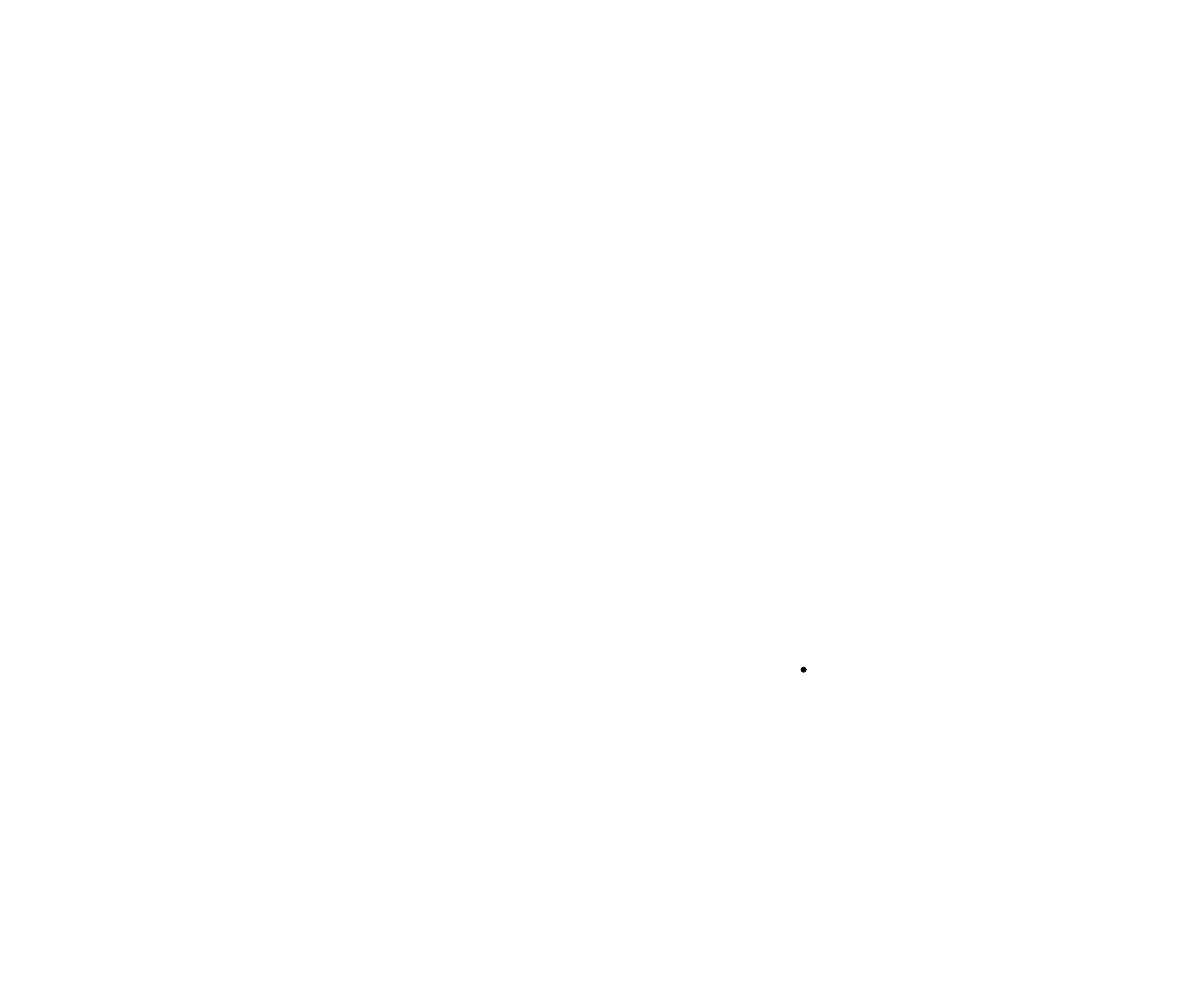
Frame 1 (no input)
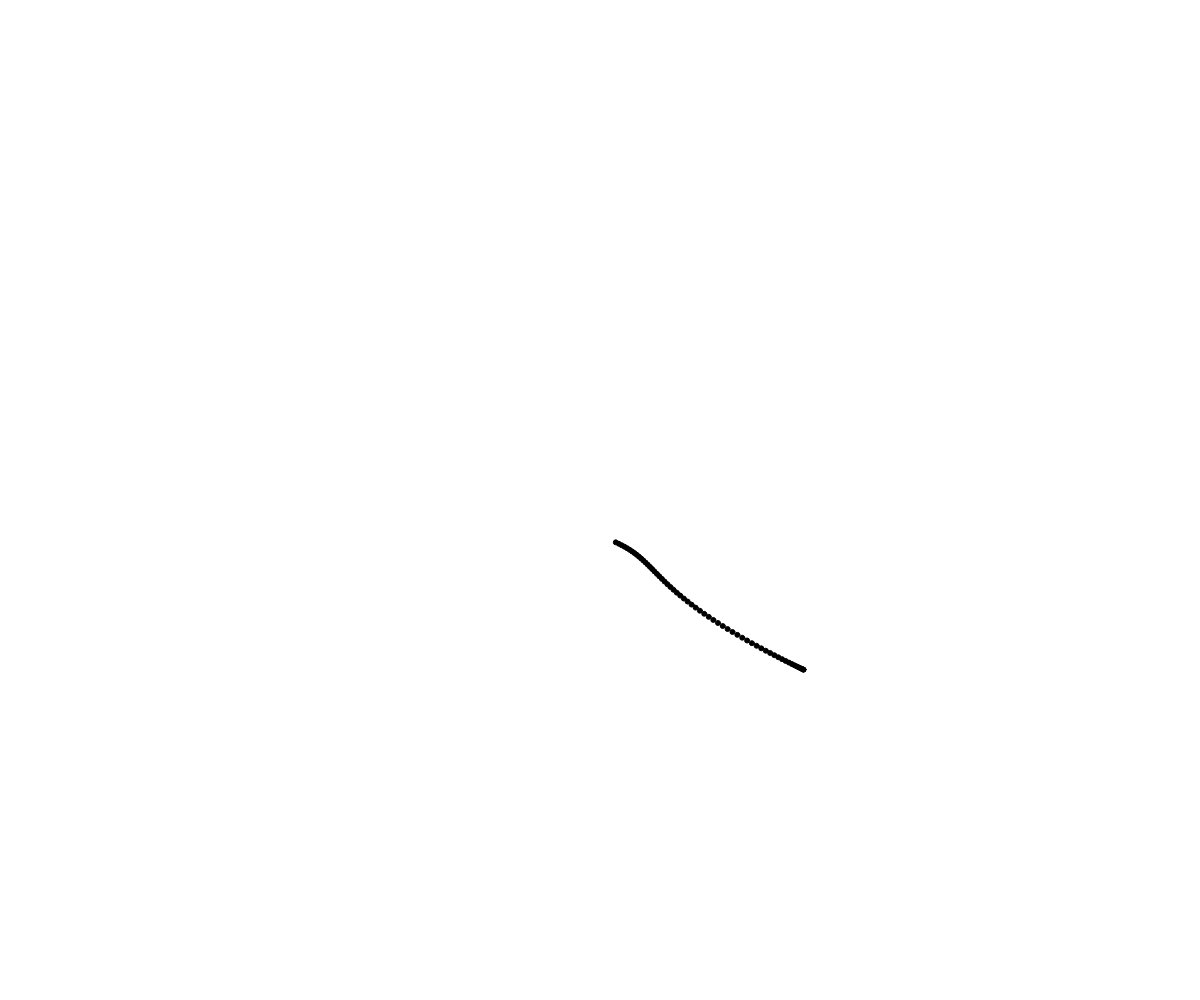
Frame 60 (no input)
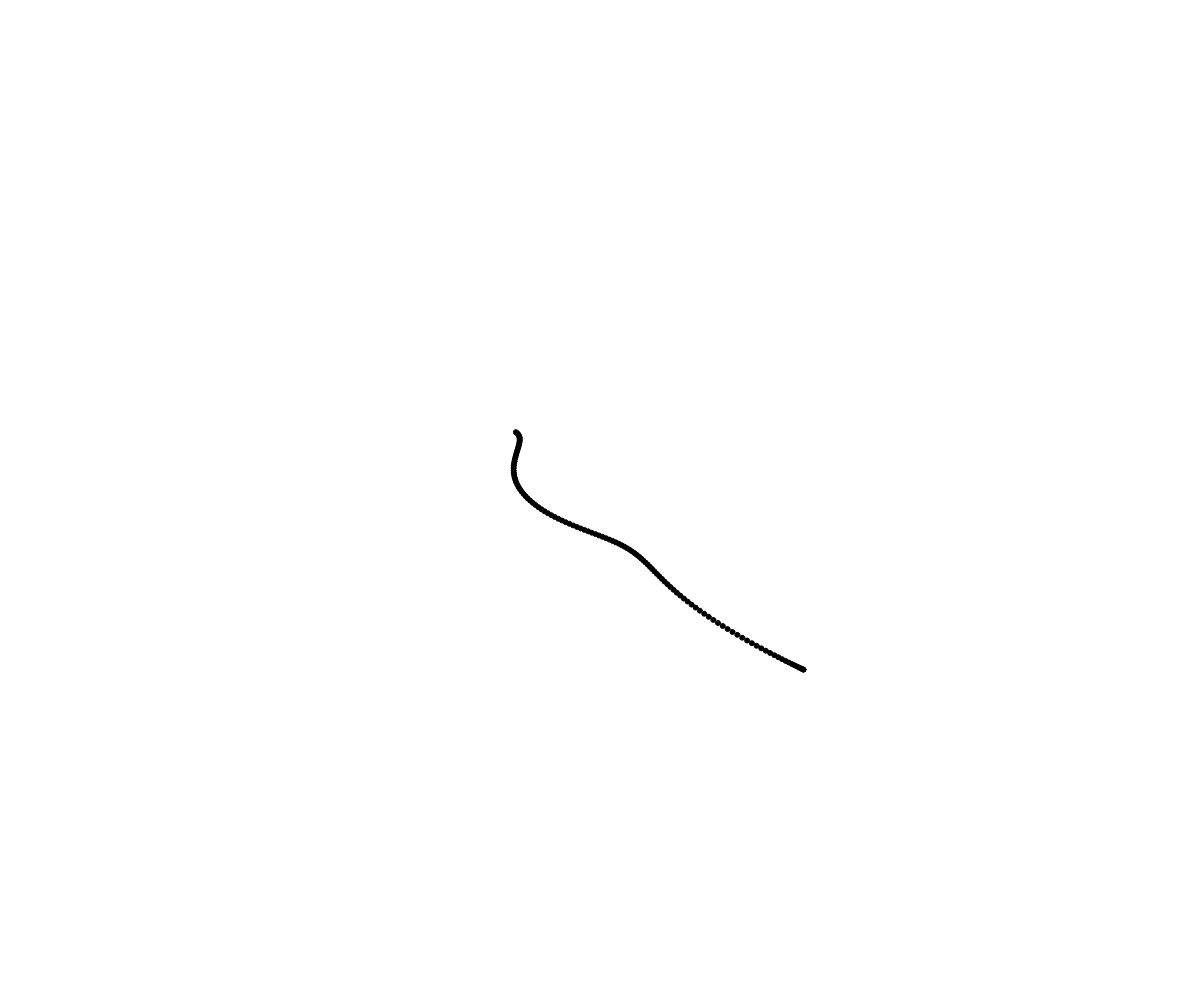
Frame 120 (the mouse pressed at the canvas centre since frame 60)

The p5.js sketch that drew these frames (run headless with seeded random() and noise() and a simulated clock; from frame 60 on, the mouse is pressed at the canvas centre):

// p5.js sketch
// ── sketch.js
// Perlin noise demo
// moving a circle

let x;
let y;
let timex = 0;
let timey = 0;
let deltaTime = 0.0041;

function setup() {
  createCanvas(windowWidth, windowHeight);
}

function draw() {
  // background(220);

  fill(0);
  x = noise(timex)*width;
  y = noise(timey)*height;
  circle(x, y, 5);

  timex += deltaTime;
  timey += deltaTime-0.001;
}
